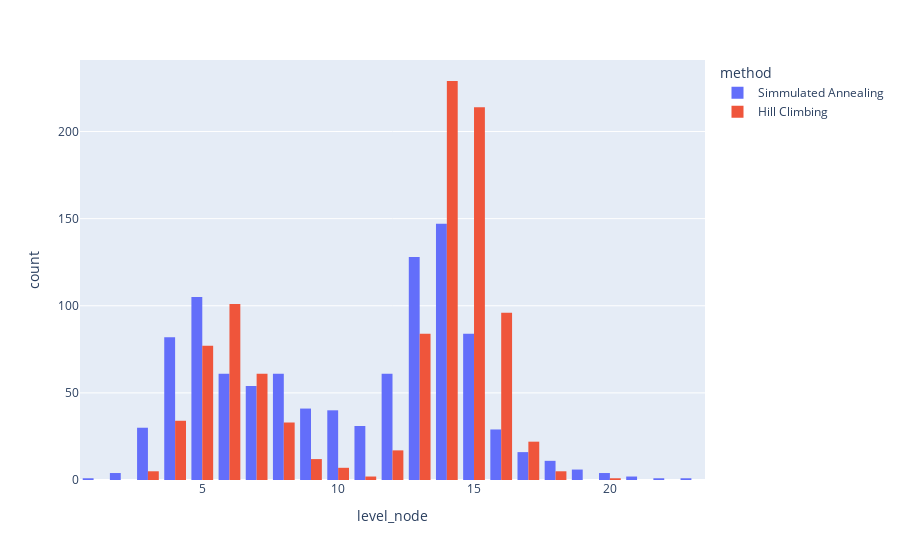

Notebook cell for this chart:
### Markdown cell above
## Histograms

### Code cell
fig = px.histogram(df_stats, x='level_node', color='method', barmode='group')
fig.show()

### Figure 1 — Plotly figure (JSON) as saved in the notebook; plotly's stock layout.template omitted (floating-point values rounded to 4 significant figures; data arrays with more than 128 entries replaced by an {"elided": "..."} marker saying what was removed)
{"data": [{"alignmentgroup": "True", "bingroup": "x", "hovertemplate": "method=Simmulated Annealing<br>level_node=%{x}<br>count=%{y}<extra></extra>", "legendgroup": "Simmulated Annealing", "marker": {"color": "#636efa", "pattern": {"shape": ""}}, "name": "Simmulated Annealing", "offsetgroup": "Simmulated Annealing", "orientation": "v", "showlegend": true, "type": "histogram", "x": {"elided": "1000 int values"}, "xaxis": "x", "yaxis": "y"}, {"alignmentgroup": "True", "bingroup": "x", "hovertemplate": "method=Hill Climbing<br>level_node=%{x}<br>count=%{y}<extra></extra>", "legendgroup": "Hill Climbing", "marker": {"color": "#EF553B", "pattern": {"shape": ""}}, "name": "Hill Climbing", "offsetgroup": "Hill Climbing", "orientation": "v", "showlegend": true, "type": "histogram", "x": {"elided": "1000 int values"}, "xaxis": "x", "yaxis": "y"}], "layout": {"barmode": "group", "legend": {"title": {"text": "method"}, "tracegroupgap": 0}, "margin": {"t": 60}, "xaxis": {"anchor": "y", "domain": [0, 1], "title": {"text": "level_node"}}, "yaxis": {"anchor": "x", "domain": [0, 1], "title": {"text": "count"}}}}
